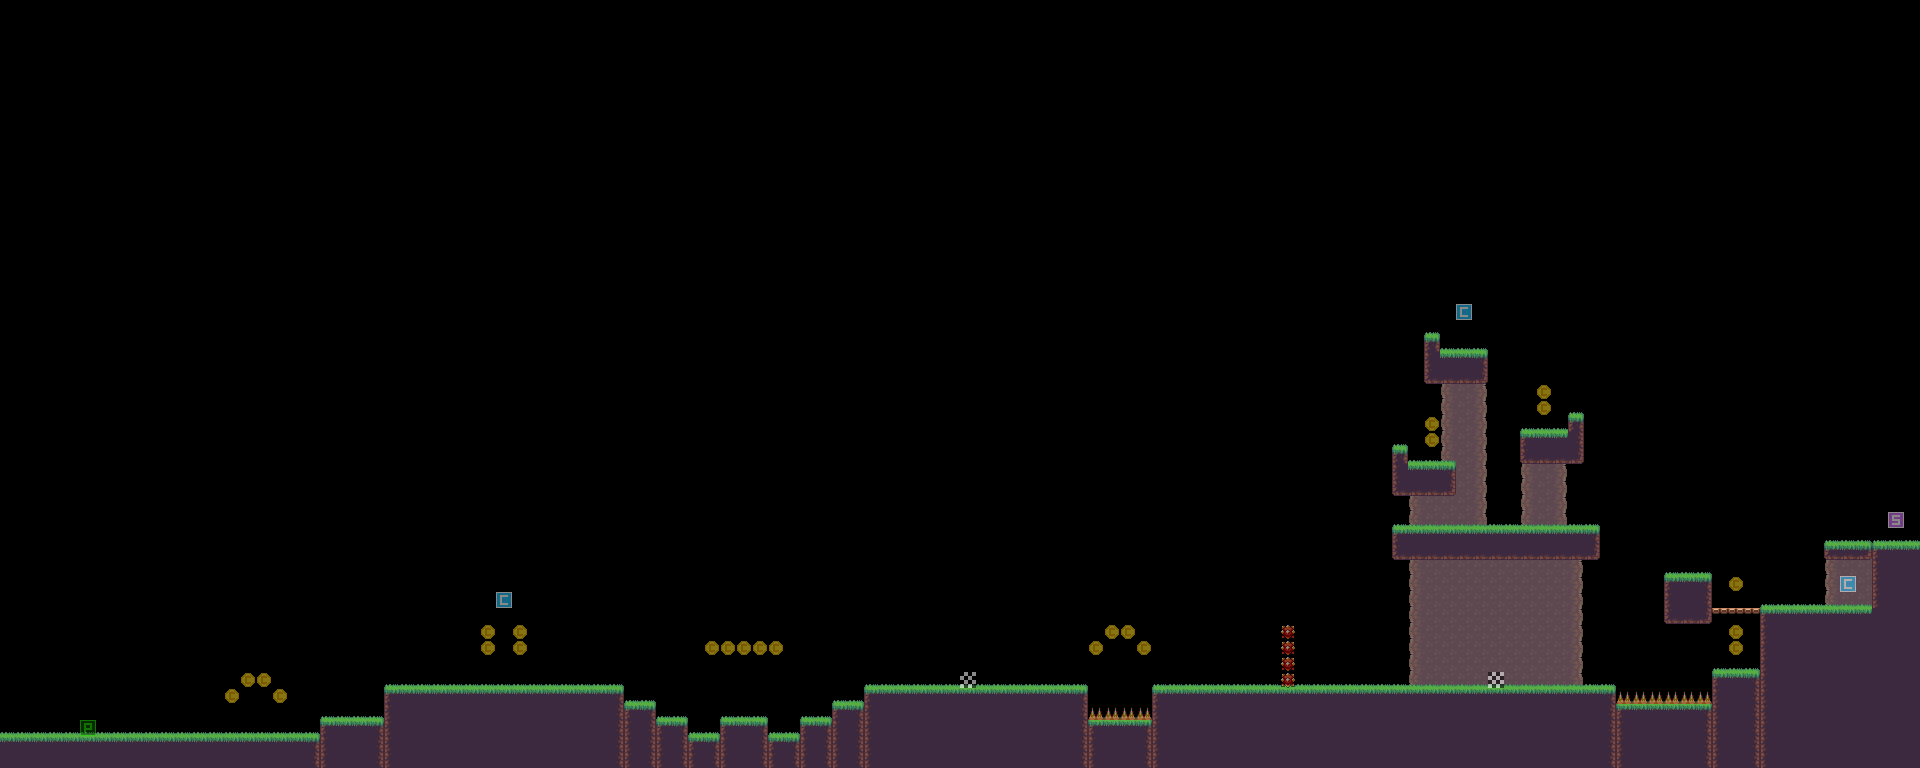

Below is a game level as drawn by its tile map, then a one-line description and the .tmx that defines it (tile-layer data replaced by summaries):
An orthogonal 120x48 tile map with 16x16 px tiles, 3 tile layers (BG, FG, OBJ).

<map version="1.0" orientation="orthogonal" renderorder="right-down" width="120" height="48" tilewidth="16" tileheight="16">
 <tileset firstgid="1" source="tiles.tsx" />
 <layer name="BG" width="120" height="48">
  <data>[5760 cells, 151 non-empty, 5 distinct tile ids]</data>
 </layer>
 <layer name="FG" width="120" height="48">
  <data>[5760 cells, 772 non-empty, 18 distinct tile ids]</data>
 </layer>
 <layer name="OBJ" width="120" height="48" opacity="0.54">
  <data>[5760 cells, 45 non-empty, 7 distinct tile ids]</data>
 </layer>
</map>
